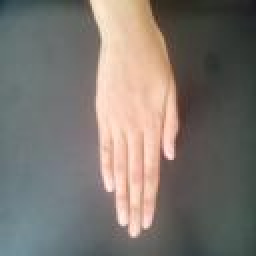
#> input picture Image Processing/Skin_detection/croped_skin.jpg, 128 x 128 px (shown 2 times larger)
$ python skin_detection.py   (Python 2 division)
#> lines starting #> are read from the running program, lines starting #| are printed output that depends on the picture
#Human skin tone detection###
import cv2
from matplotlib import pyplot as plt
import numpy as np
import cv

img= cv2.imread("croped_skin.jpg",1)
#> img is the input picture: shape (128, 128, 3); mean B, G, R 111.9, 118, 124.1
cv2.imshow('s',img)
size= img.shape
#> size = (128, 128, 3)
b,g,r= cv2.split(img)
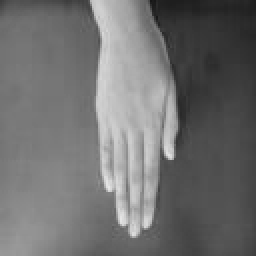
#> b: shape (128, 128) (shown 2 times larger); min 22, max 231, mean 111.9
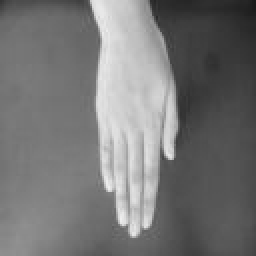
#> g: shape (128, 128) (shown 2 times larger); min 25, max 239, mean 118
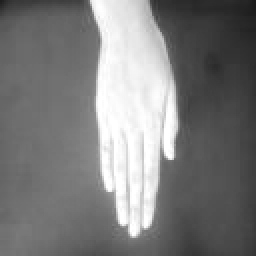
#> r: shape (128, 128) (shown 2 times larger); min 26, max 255, mean 124.1
hsv=cv2.cvtColor(img, cv2.COLOR_BGR2YCR_CB)
#> hsv: shape (128, 128, 3); mean of channels 0, 1, 2 119.1, 131.5, 123.9
h,s,v= cv2.split(hsv)
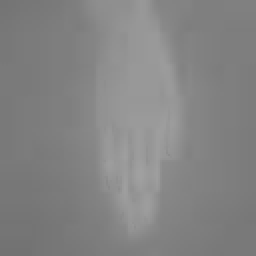
#> s: shape (128, 128) (shown 2 times larger); min 114, max 160, mean 131.5
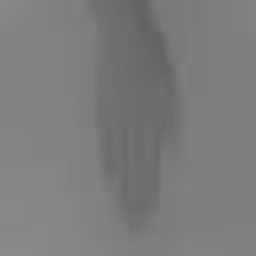
#> v: shape (128, 128) (shown 2 times larger); min 98, max 137, mean 123.9
temp=np.zeros(size,img.dtype)
#> (the run stopped early here; a loop or call above may not have finished)
